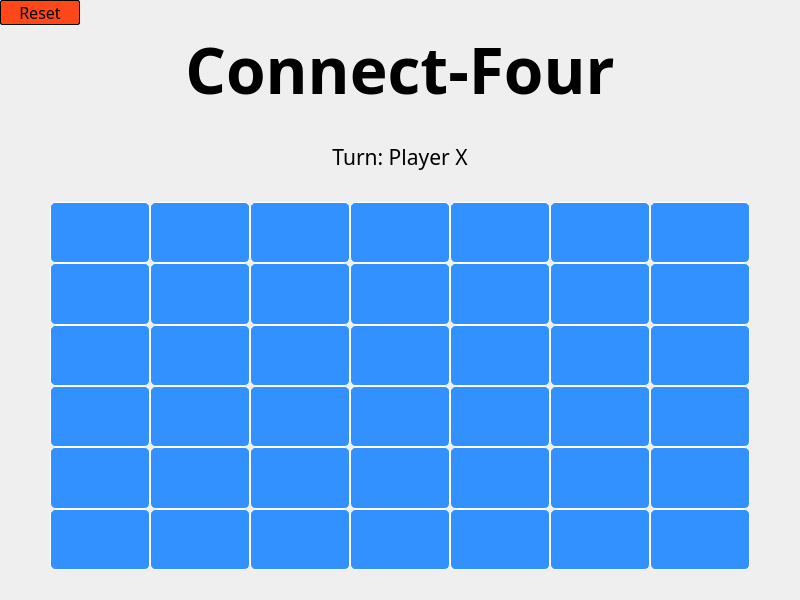
<?xml version="1.0" encoding="UTF-8"?>
<ui version="4.0">
 <class>Connect4</class>
 <widget class="QWidget" name="Connect4">
  <property name="geometry">
   <rect>
    <x>0</x>
    <y>0</y>
    <width>800</width>
    <height>600</height>
   </rect>
  </property>
  <property name="windowTitle">
   <string>Form</string>
  </property>
  <layout class="QVBoxLayout" name="verticalLayout">
   <property name="spacing">
    <number>0</number>
   </property>
   <property name="leftMargin">
    <number>0</number>
   </property>
   <property name="topMargin">
    <number>0</number>
   </property>
   <property name="rightMargin">
    <number>0</number>
   </property>
   <property name="bottomMargin">
    <number>0</number>
   </property>
   <item>
    <widget class="QPushButton" name="reset">
     <property name="sizePolicy">
      <sizepolicy hsizetype="Fixed" vsizetype="Fixed">
       <horstretch>0</horstretch>
       <verstretch>0</verstretch>
      </sizepolicy>
     </property>
     <property name="minimumSize">
      <size>
       <width>80</width>
       <height>24</height>
      </size>
     </property>
     <property name="font">
      <font>
       <family>Bahnschrift SemiLight SemiConde</family>
       <pointsize>12</pointsize>
      </font>
     </property>
     <property name="styleSheet">
      <string notr="true">QPushButton {
	background-color: rgb(255, 71, 25);
	border: 0.5px solid rgb(0, 0, 0);
	border-radius: 2px;
}

QPushButton:hover {
	background-color: rgb(255, 101, 29);
}</string>
     </property>
     <property name="text">
      <string>Reset</string>
     </property>
    </widget>
   </item>
   <item>
    <widget class="QLabel" name="label">
     <property name="sizePolicy">
      <sizepolicy hsizetype="Preferred" vsizetype="Fixed">
       <horstretch>0</horstretch>
       <verstretch>0</verstretch>
      </sizepolicy>
     </property>
     <property name="font">
      <font>
       <family>Agency FB</family>
       <pointsize>48</pointsize>
       <bold>true</bold>
      </font>
     </property>
     <property name="text">
      <string>Connect-Four</string>
     </property>
     <property name="alignment">
      <set>Qt::AlignCenter</set>
     </property>
    </widget>
   </item>
   <item>
    <widget class="QLabel" name="result">
     <property name="sizePolicy">
      <sizepolicy hsizetype="Preferred" vsizetype="Fixed">
       <horstretch>0</horstretch>
       <verstretch>0</verstretch>
      </sizepolicy>
     </property>
     <property name="font">
      <font>
       <family>Bahnschrift SemiLight SemiConde</family>
       <pointsize>16</pointsize>
      </font>
     </property>
     <property name="text">
      <string/>
     </property>
     <property name="alignment">
      <set>Qt::AlignCenter</set>
     </property>
     <property name="margin">
      <number>10</number>
     </property>
    </widget>
   </item>
   <item>
    <widget class="QLabel" name="turn">
     <property name="sizePolicy">
      <sizepolicy hsizetype="Preferred" vsizetype="Fixed">
       <horstretch>0</horstretch>
       <verstretch>0</verstretch>
      </sizepolicy>
     </property>
     <property name="font">
      <font>
       <family>Bahnschrift SemiLight SemiConde</family>
       <pointsize>16</pointsize>
      </font>
     </property>
     <property name="text">
      <string>Turn: Player X</string>
     </property>
     <property name="alignment">
      <set>Qt::AlignCenter</set>
     </property>
    </widget>
   </item>
   <item>
    <layout class="QGridLayout" name="gridLayout">
     <property name="leftMargin">
      <number>50</number>
     </property>
     <property name="topMargin">
      <number>30</number>
     </property>
     <property name="rightMargin">
      <number>50</number>
     </property>
     <property name="bottomMargin">
      <number>30</number>
     </property>
     <item row="6" column="2">
      <widget class="QPushButton" name="btn_grid42">
       <property name="sizePolicy">
        <sizepolicy hsizetype="Preferred" vsizetype="Preferred">
         <horstretch>0</horstretch>
         <verstretch>0</verstretch>
        </sizepolicy>
       </property>
       <property name="font">
        <font>
         <family>Segoe MDL2 Assets</family>
         <pointsize>24</pointsize>
        </font>
       </property>
       <property name="cursor">
        <cursorShape>PointingHandCursor</cursorShape>
       </property>
       <property name="styleSheet">
        <string notr="true">QPushButton {
	background-color: rgb(51, 145, 255);
	border: 1px solid rgb(255, 255, 255);
	border-radius: 5px;
}

QPushButton:hover {
	background-color: rgb(128, 187, 255);
}</string>
       </property>
       <property name="text">
        <string/>
       </property>
      </widget>
     </item>
     <item row="7" column="0">
      <widget class="QPushButton" name="btn_grid50">
       <property name="sizePolicy">
        <sizepolicy hsizetype="Preferred" vsizetype="Preferred">
         <horstretch>0</horstretch>
         <verstretch>0</verstretch>
        </sizepolicy>
       </property>
       <property name="font">
        <font>
         <family>Segoe MDL2 Assets</family>
         <pointsize>24</pointsize>
        </font>
       </property>
       <property name="cursor">
        <cursorShape>PointingHandCursor</cursorShape>
       </property>
       <property name="styleSheet">
        <string notr="true">QPushButton {
	background-color: rgb(51, 145, 255);
	border: 1px solid rgb(255, 255, 255);
	border-radius: 5px;
}

QPushButton:hover {
	background-color: rgb(128, 187, 255);
}</string>
       </property>
       <property name="text">
        <string/>
       </property>
      </widget>
     </item>
     <item row="4" column="3">
      <widget class="QPushButton" name="btn_grid23">
       <property name="sizePolicy">
        <sizepolicy hsizetype="Preferred" vsizetype="Preferred">
         <horstretch>0</horstretch>
         <verstretch>0</verstretch>
        </sizepolicy>
       </property>
       <property name="font">
        <font>
         <family>Segoe MDL2 Assets</family>
         <pointsize>24</pointsize>
        </font>
       </property>
       <property name="cursor">
        <cursorShape>PointingHandCursor</cursorShape>
       </property>
       <property name="styleSheet">
        <string notr="true">QPushButton {
	background-color: rgb(51, 145, 255);
	border: 1px solid rgb(255, 255, 255);
	border-radius: 5px;
}

QPushButton:hover {
	background-color: rgb(128, 187, 255);
}</string>
       </property>
       <property name="text">
        <string/>
       </property>
      </widget>
     </item>
     <item row="4" column="6">
      <widget class="QPushButton" name="btn_grid25">
       <property name="sizePolicy">
        <sizepolicy hsizetype="Preferred" vsizetype="Preferred">
         <horstretch>0</horstretch>
         <verstretch>0</verstretch>
        </sizepolicy>
       </property>
       <property name="font">
        <font>
         <family>Segoe MDL2 Assets</family>
         <pointsize>24</pointsize>
        </font>
       </property>
       <property name="cursor">
        <cursorShape>PointingHandCursor</cursorShape>
       </property>
       <property name="styleSheet">
        <string notr="true">QPushButton {
	background-color: rgb(51, 145, 255);
	border: 1px solid rgb(255, 255, 255);
	border-radius: 5px;
}

QPushButton:hover {
	background-color: rgb(128, 187, 255);
}</string>
       </property>
       <property name="text">
        <string/>
       </property>
      </widget>
     </item>
     <item row="7" column="5">
      <widget class="QPushButton" name="btn_grid54">
       <property name="sizePolicy">
        <sizepolicy hsizetype="Preferred" vsizetype="Preferred">
         <horstretch>0</horstretch>
         <verstretch>0</verstretch>
        </sizepolicy>
       </property>
       <property name="font">
        <font>
         <family>Segoe MDL2 Assets</family>
         <pointsize>24</pointsize>
        </font>
       </property>
       <property name="cursor">
        <cursorShape>PointingHandCursor</cursorShape>
       </property>
       <property name="styleSheet">
        <string notr="true">QPushButton {
	background-color: rgb(51, 145, 255);
	border: 1px solid rgb(255, 255, 255);
	border-radius: 5px;
}

QPushButton:hover {
	background-color: rgb(128, 187, 255);
}</string>
       </property>
       <property name="text">
        <string/>
       </property>
      </widget>
     </item>
     <item row="7" column="3">
      <widget class="QPushButton" name="btn_grid53">
       <property name="sizePolicy">
        <sizepolicy hsizetype="Preferred" vsizetype="Preferred">
         <horstretch>0</horstretch>
         <verstretch>0</verstretch>
        </sizepolicy>
       </property>
       <property name="font">
        <font>
         <family>Segoe MDL2 Assets</family>
         <pointsize>24</pointsize>
        </font>
       </property>
       <property name="cursor">
        <cursorShape>PointingHandCursor</cursorShape>
       </property>
       <property name="styleSheet">
        <string notr="true">QPushButton {
	background-color: rgb(51, 145, 255);
	border: 1px solid rgb(255, 255, 255);
	border-radius: 5px;
}

QPushButton:hover {
	background-color: rgb(128, 187, 255);
}</string>
       </property>
       <property name="text">
        <string/>
       </property>
      </widget>
     </item>
     <item row="4" column="5">
      <widget class="QPushButton" name="btn_grid24">
       <property name="sizePolicy">
        <sizepolicy hsizetype="Preferred" vsizetype="Preferred">
         <horstretch>0</horstretch>
         <verstretch>0</verstretch>
        </sizepolicy>
       </property>
       <property name="font">
        <font>
         <family>Segoe MDL2 Assets</family>
         <pointsize>24</pointsize>
        </font>
       </property>
       <property name="cursor">
        <cursorShape>PointingHandCursor</cursorShape>
       </property>
       <property name="styleSheet">
        <string notr="true">QPushButton {
	background-color: rgb(51, 145, 255);
	border: 1px solid rgb(255, 255, 255);
	border-radius: 5px;
}

QPushButton:hover {
	background-color: rgb(128, 187, 255);
}</string>
       </property>
       <property name="text">
        <string/>
       </property>
      </widget>
     </item>
     <item row="6" column="3">
      <widget class="QPushButton" name="btn_grid43">
       <property name="sizePolicy">
        <sizepolicy hsizetype="Preferred" vsizetype="Preferred">
         <horstretch>0</horstretch>
         <verstretch>0</verstretch>
        </sizepolicy>
       </property>
       <property name="font">
        <font>
         <family>Segoe MDL2 Assets</family>
         <pointsize>24</pointsize>
        </font>
       </property>
       <property name="cursor">
        <cursorShape>PointingHandCursor</cursorShape>
       </property>
       <property name="styleSheet">
        <string notr="true">QPushButton {
	background-color: rgb(51, 145, 255);
	border: 1px solid rgb(255, 255, 255);
	border-radius: 5px;
}

QPushButton:hover {
	background-color: rgb(128, 187, 255);
}</string>
       </property>
       <property name="text">
        <string/>
       </property>
      </widget>
     </item>
     <item row="0" column="0">
      <widget class="QPushButton" name="btn_grid00">
       <property name="sizePolicy">
        <sizepolicy hsizetype="Preferred" vsizetype="Preferred">
         <horstretch>0</horstretch>
         <verstretch>0</verstretch>
        </sizepolicy>
       </property>
       <property name="font">
        <font>
         <family>Segoe MDL2 Assets</family>
         <pointsize>24</pointsize>
        </font>
       </property>
       <property name="cursor">
        <cursorShape>PointingHandCursor</cursorShape>
       </property>
       <property name="styleSheet">
        <string notr="true">QPushButton {
	background-color: rgb(51, 145, 255);
	border: 1px solid rgb(255, 255, 255);
	border-radius: 5px;
}

QPushButton:hover {
	background-color: rgb(128, 187, 255);
}</string>
       </property>
       <property name="text">
        <string/>
       </property>
      </widget>
     </item>
     <item row="4" column="2">
      <widget class="QPushButton" name="btn_grid22">
       <property name="sizePolicy">
        <sizepolicy hsizetype="Preferred" vsizetype="Preferred">
         <horstretch>0</horstretch>
         <verstretch>0</verstretch>
        </sizepolicy>
       </property>
       <property name="font">
        <font>
         <family>Segoe MDL2 Assets</family>
         <pointsize>24</pointsize>
        </font>
       </property>
       <property name="cursor">
        <cursorShape>PointingHandCursor</cursorShape>
       </property>
       <property name="styleSheet">
        <string notr="true">QPushButton {
	background-color: rgb(51, 145, 255);
	border: 1px solid rgb(255, 255, 255);
	border-radius: 5px;
}

QPushButton:hover {
	background-color: rgb(128, 187, 255);
}</string>
       </property>
       <property name="text">
        <string/>
       </property>
      </widget>
     </item>
     <item row="7" column="6">
      <widget class="QPushButton" name="btn_grid55">
       <property name="sizePolicy">
        <sizepolicy hsizetype="Preferred" vsizetype="Preferred">
         <horstretch>0</horstretch>
         <verstretch>0</verstretch>
        </sizepolicy>
       </property>
       <property name="font">
        <font>
         <family>Segoe MDL2 Assets</family>
         <pointsize>24</pointsize>
        </font>
       </property>
       <property name="cursor">
        <cursorShape>PointingHandCursor</cursorShape>
       </property>
       <property name="styleSheet">
        <string notr="true">QPushButton {
	background-color: rgb(51, 145, 255);
	border: 1px solid rgb(255, 255, 255);
	border-radius: 5px;
}

QPushButton:hover {
	background-color: rgb(128, 187, 255);
}</string>
       </property>
       <property name="text">
        <string/>
       </property>
      </widget>
     </item>
     <item row="4" column="7">
      <widget class="QPushButton" name="btn_grid26">
       <property name="sizePolicy">
        <sizepolicy hsizetype="Preferred" vsizetype="Preferred">
         <horstretch>0</horstretch>
         <verstretch>0</verstretch>
        </sizepolicy>
       </property>
       <property name="font">
        <font>
         <family>Segoe MDL2 Assets</family>
         <pointsize>24</pointsize>
        </font>
       </property>
       <property name="cursor">
        <cursorShape>PointingHandCursor</cursorShape>
       </property>
       <property name="styleSheet">
        <string notr="true">QPushButton {
	background-color: rgb(51, 145, 255);
	border: 1px solid rgb(255, 255, 255);
	border-radius: 5px;
}

QPushButton:hover {
	background-color: rgb(128, 187, 255);
}</string>
       </property>
       <property name="text">
        <string/>
       </property>
      </widget>
     </item>
     <item row="4" column="1">
      <widget class="QPushButton" name="btn_grid21">
       <property name="sizePolicy">
        <sizepolicy hsizetype="Preferred" vsizetype="Preferred">
         <horstretch>0</horstretch>
         <verstretch>0</verstretch>
        </sizepolicy>
       </property>
       <property name="font">
        <font>
         <family>Segoe MDL2 Assets</family>
         <pointsize>24</pointsize>
        </font>
       </property>
       <property name="cursor">
        <cursorShape>PointingHandCursor</cursorShape>
       </property>
       <property name="styleSheet">
        <string notr="true">QPushButton {
	background-color: rgb(51, 145, 255);
	border: 1px solid rgb(255, 255, 255);
	border-radius: 5px;
}

QPushButton:hover {
	background-color: rgb(128, 187, 255);
}</string>
       </property>
       <property name="text">
        <string/>
       </property>
      </widget>
     </item>
     <item row="7" column="1">
      <widget class="QPushButton" name="btn_grid51">
       <property name="sizePolicy">
        <sizepolicy hsizetype="Preferred" vsizetype="Preferred">
         <horstretch>0</horstretch>
         <verstretch>0</verstretch>
        </sizepolicy>
       </property>
       <property name="font">
        <font>
         <family>Segoe MDL2 Assets</family>
         <pointsize>24</pointsize>
        </font>
       </property>
       <property name="cursor">
        <cursorShape>PointingHandCursor</cursorShape>
       </property>
       <property name="styleSheet">
        <string notr="true">QPushButton {
	background-color: rgb(51, 145, 255);
	border: 1px solid rgb(255, 255, 255);
	border-radius: 5px;
}

QPushButton:hover {
	background-color: rgb(128, 187, 255);
}</string>
       </property>
       <property name="text">
        <string/>
       </property>
      </widget>
     </item>
     <item row="6" column="1">
      <widget class="QPushButton" name="btn_grid41">
       <property name="sizePolicy">
        <sizepolicy hsizetype="Preferred" vsizetype="Preferred">
         <horstretch>0</horstretch>
         <verstretch>0</verstretch>
        </sizepolicy>
       </property>
       <property name="font">
        <font>
         <family>Segoe MDL2 Assets</family>
         <pointsize>24</pointsize>
        </font>
       </property>
       <property name="cursor">
        <cursorShape>PointingHandCursor</cursorShape>
       </property>
       <property name="styleSheet">
        <string notr="true">QPushButton {
	background-color: rgb(51, 145, 255);
	border: 1px solid rgb(255, 255, 255);
	border-radius: 5px;
}

QPushButton:hover {
	background-color: rgb(128, 187, 255);
}</string>
       </property>
       <property name="text">
        <string/>
       </property>
      </widget>
     </item>
     <item row="6" column="0">
      <widget class="QPushButton" name="btn_grid40">
       <property name="sizePolicy">
        <sizepolicy hsizetype="Preferred" vsizetype="Preferred">
         <horstretch>0</horstretch>
         <verstretch>0</verstretch>
        </sizepolicy>
       </property>
       <property name="font">
        <font>
         <family>Segoe MDL2 Assets</family>
         <pointsize>24</pointsize>
        </font>
       </property>
       <property name="cursor">
        <cursorShape>PointingHandCursor</cursorShape>
       </property>
       <property name="styleSheet">
        <string notr="true">QPushButton {
	background-color: rgb(51, 145, 255);
	border: 1px solid rgb(255, 255, 255);
	border-radius: 5px;
}

QPushButton:hover {
	background-color: rgb(128, 187, 255);
}</string>
       </property>
       <property name="text">
        <string/>
       </property>
      </widget>
     </item>
     <item row="4" column="0">
      <widget class="QPushButton" name="btn_grid20">
       <property name="sizePolicy">
        <sizepolicy hsizetype="Preferred" vsizetype="Preferred">
         <horstretch>0</horstretch>
         <verstretch>0</verstretch>
        </sizepolicy>
       </property>
       <property name="font">
        <font>
         <family>Segoe MDL2 Assets</family>
         <pointsize>24</pointsize>
        </font>
       </property>
       <property name="cursor">
        <cursorShape>PointingHandCursor</cursorShape>
       </property>
       <property name="styleSheet">
        <string notr="true">QPushButton {
	background-color: rgb(51, 145, 255);
	border: 1px solid rgb(255, 255, 255);
	border-radius: 5px;
}

QPushButton:hover {
	background-color: rgb(128, 187, 255);
}</string>
       </property>
       <property name="text">
        <string/>
       </property>
      </widget>
     </item>
     <item row="3" column="1">
      <widget class="QPushButton" name="btn_grid11">
       <property name="sizePolicy">
        <sizepolicy hsizetype="Preferred" vsizetype="Preferred">
         <horstretch>0</horstretch>
         <verstretch>0</verstretch>
        </sizepolicy>
       </property>
       <property name="font">
        <font>
         <family>Segoe MDL2 Assets</family>
         <pointsize>24</pointsize>
        </font>
       </property>
       <property name="cursor">
        <cursorShape>PointingHandCursor</cursorShape>
       </property>
       <property name="styleSheet">
        <string notr="true">QPushButton {
	background-color: rgb(51, 145, 255);
	border: 1px solid rgb(255, 255, 255);
	border-radius: 5px;
}

QPushButton:hover {
	background-color: rgb(128, 187, 255);
}</string>
       </property>
       <property name="text">
        <string/>
       </property>
      </widget>
     </item>
     <item row="7" column="2">
      <widget class="QPushButton" name="btn_grid52">
       <property name="sizePolicy">
        <sizepolicy hsizetype="Preferred" vsizetype="Preferred">
         <horstretch>0</horstretch>
         <verstretch>0</verstretch>
        </sizepolicy>
       </property>
       <property name="font">
        <font>
         <family>Segoe MDL2 Assets</family>
         <pointsize>24</pointsize>
        </font>
       </property>
       <property name="cursor">
        <cursorShape>PointingHandCursor</cursorShape>
       </property>
       <property name="styleSheet">
        <string notr="true">QPushButton {
	background-color: rgb(51, 145, 255);
	border: 1px solid rgb(255, 255, 255);
	border-radius: 5px;
}

QPushButton:hover {
	background-color: rgb(128, 187, 255);
}</string>
       </property>
       <property name="text">
        <string/>
       </property>
      </widget>
     </item>
     <item row="5" column="0">
      <widget class="QPushButton" name="btn_grid30">
       <property name="sizePolicy">
        <sizepolicy hsizetype="Preferred" vsizetype="Preferred">
         <horstretch>0</horstretch>
         <verstretch>0</verstretch>
        </sizepolicy>
       </property>
       <property name="font">
        <font>
         <family>Segoe MDL2 Assets</family>
         <pointsize>24</pointsize>
        </font>
       </property>
       <property name="cursor">
        <cursorShape>PointingHandCursor</cursorShape>
       </property>
       <property name="styleSheet">
        <string notr="true">QPushButton {
	background-color: rgb(51, 145, 255);
	border: 1px solid rgb(255, 255, 255);
	border-radius: 5px;
}

QPushButton:hover {
	background-color: rgb(128, 187, 255);
}</string>
       </property>
       <property name="text">
        <string/>
       </property>
      </widget>
     </item>
     <item row="3" column="0">
      <widget class="QPushButton" name="btn_grid10">
       <property name="sizePolicy">
        <sizepolicy hsizetype="Preferred" vsizetype="Preferred">
         <horstretch>0</horstretch>
         <verstretch>0</verstretch>
        </sizepolicy>
       </property>
       <property name="font">
        <font>
         <family>Segoe MDL2 Assets</family>
         <pointsize>24</pointsize>
        </font>
       </property>
       <property name="cursor">
        <cursorShape>PointingHandCursor</cursorShape>
       </property>
       <property name="styleSheet">
        <string notr="true">QPushButton {
	background-color: rgb(51, 145, 255);
	border: 1px solid rgb(255, 255, 255);
	border-radius: 5px;
}

QPushButton:hover {
	background-color: rgb(128, 187, 255);
}</string>
       </property>
       <property name="text">
        <string/>
       </property>
      </widget>
     </item>
     <item row="7" column="7">
      <widget class="QPushButton" name="btn_grid56">
       <property name="sizePolicy">
        <sizepolicy hsizetype="Preferred" vsizetype="Preferred">
         <horstretch>0</horstretch>
         <verstretch>0</verstretch>
        </sizepolicy>
       </property>
       <property name="font">
        <font>
         <family>Segoe MDL2 Assets</family>
         <pointsize>24</pointsize>
        </font>
       </property>
       <property name="cursor">
        <cursorShape>PointingHandCursor</cursorShape>
       </property>
       <property name="styleSheet">
        <string notr="true">QPushButton {
	background-color: rgb(51, 145, 255);
	border: 1px solid rgb(255, 255, 255);
	border-radius: 5px;
}

QPushButton:hover {
	background-color: rgb(128, 187, 255);
}</string>
       </property>
       <property name="text">
        <string/>
       </property>
      </widget>
     </item>
     <item row="6" column="5">
      <widget class="QPushButton" name="btn_grid44">
       <property name="sizePolicy">
        <sizepolicy hsizetype="Preferred" vsizetype="Preferred">
         <horstretch>0</horstretch>
         <verstretch>0</verstretch>
        </sizepolicy>
       </property>
       <property name="font">
        <font>
         <family>Segoe MDL2 Assets</family>
         <pointsize>24</pointsize>
        </font>
       </property>
       <property name="cursor">
        <cursorShape>PointingHandCursor</cursorShape>
       </property>
       <property name="styleSheet">
        <string notr="true">QPushButton {
	background-color: rgb(51, 145, 255);
	border: 1px solid rgb(255, 255, 255);
	border-radius: 5px;
}

QPushButton:hover {
	background-color: rgb(128, 187, 255);
}</string>
       </property>
       <property name="text">
        <string/>
       </property>
      </widget>
     </item>
     <item row="5" column="5">
      <widget class="QPushButton" name="btn_grid34">
       <property name="sizePolicy">
        <sizepolicy hsizetype="Preferred" vsizetype="Preferred">
         <horstretch>0</horstretch>
         <verstretch>0</verstretch>
        </sizepolicy>
       </property>
       <property name="font">
        <font>
         <family>Segoe MDL2 Assets</family>
         <pointsize>24</pointsize>
        </font>
       </property>
       <property name="cursor">
        <cursorShape>PointingHandCursor</cursorShape>
       </property>
       <property name="styleSheet">
        <string notr="true">QPushButton {
	background-color: rgb(51, 145, 255);
	border: 1px solid rgb(255, 255, 255);
	border-radius: 5px;
}

QPushButton:hover {
	background-color: rgb(128, 187, 255);
}</string>
       </property>
       <property name="text">
        <string/>
       </property>
      </widget>
     </item>
     <item row="6" column="6">
      <widget class="QPushButton" name="btn_grid45">
       <property name="sizePolicy">
        <sizepolicy hsizetype="Preferred" vsizetype="Preferred">
         <horstretch>0</horstretch>
         <verstretch>0</verstretch>
        </sizepolicy>
       </property>
       <property name="font">
        <font>
         <family>Segoe MDL2 Assets</family>
         <pointsize>24</pointsize>
        </font>
       </property>
       <property name="cursor">
        <cursorShape>PointingHandCursor</cursorShape>
       </property>
       <property name="styleSheet">
        <string notr="true">QPushButton {
	background-color: rgb(51, 145, 255);
	border: 1px solid rgb(255, 255, 255);
	border-radius: 5px;
}

QPushButton:hover {
	background-color: rgb(128, 187, 255);
}</string>
       </property>
       <property name="text">
        <string/>
       </property>
      </widget>
     </item>
     <item row="6" column="7">
      <widget class="QPushButton" name="btn_grid46">
       <property name="sizePolicy">
        <sizepolicy hsizetype="Preferred" vsizetype="Preferred">
         <horstretch>0</horstretch>
         <verstretch>0</verstretch>
        </sizepolicy>
       </property>
       <property name="font">
        <font>
         <family>Segoe MDL2 Assets</family>
         <pointsize>24</pointsize>
        </font>
       </property>
       <property name="cursor">
        <cursorShape>PointingHandCursor</cursorShape>
       </property>
       <property name="styleSheet">
        <string notr="true">QPushButton {
	background-color: rgb(51, 145, 255);
	border: 1px solid rgb(255, 255, 255);
	border-radius: 5px;
}

QPushButton:hover {
	background-color: rgb(128, 187, 255);
}</string>
       </property>
       <property name="text">
        <string/>
       </property>
      </widget>
     </item>
     <item row="5" column="2">
      <widget class="QPushButton" name="btn_grid32">
       <property name="sizePolicy">
        <sizepolicy hsizetype="Preferred" vsizetype="Preferred">
         <horstretch>0</horstretch>
         <verstretch>0</verstretch>
        </sizepolicy>
       </property>
       <property name="font">
        <font>
         <family>Segoe MDL2 Assets</family>
         <pointsize>24</pointsize>
        </font>
       </property>
       <property name="cursor">
        <cursorShape>PointingHandCursor</cursorShape>
       </property>
       <property name="styleSheet">
        <string notr="true">QPushButton {
	background-color: rgb(51, 145, 255);
	border: 1px solid rgb(255, 255, 255);
	border-radius: 5px;
}

QPushButton:hover {
	background-color: rgb(128, 187, 255);
}</string>
       </property>
       <property name="text">
        <string/>
       </property>
      </widget>
     </item>
     <item row="5" column="1">
      <widget class="QPushButton" name="btn_grid31">
       <property name="sizePolicy">
        <sizepolicy hsizetype="Preferred" vsizetype="Preferred">
         <horstretch>0</horstretch>
         <verstretch>0</verstretch>
        </sizepolicy>
       </property>
       <property name="font">
        <font>
         <family>Segoe MDL2 Assets</family>
         <pointsize>24</pointsize>
        </font>
       </property>
       <property name="cursor">
        <cursorShape>PointingHandCursor</cursorShape>
       </property>
       <property name="styleSheet">
        <string notr="true">QPushButton {
	background-color: rgb(51, 145, 255);
	border: 1px solid rgb(255, 255, 255);
	border-radius: 5px;
}

QPushButton:hover {
	background-color: rgb(128, 187, 255);
}</string>
       </property>
       <property name="text">
        <string/>
       </property>
      </widget>
     </item>
     <item row="5" column="3">
      <widget class="QPushButton" name="btn_grid33">
       <property name="sizePolicy">
        <sizepolicy hsizetype="Preferred" vsizetype="Preferred">
         <horstretch>0</horstretch>
         <verstretch>0</verstretch>
        </sizepolicy>
       </property>
       <property name="font">
        <font>
         <family>Segoe MDL2 Assets</family>
         <pointsize>24</pointsize>
        </font>
       </property>
       <property name="cursor">
        <cursorShape>PointingHandCursor</cursorShape>
       </property>
       <property name="styleSheet">
        <string notr="true">QPushButton {
	background-color: rgb(51, 145, 255);
	border: 1px solid rgb(255, 255, 255);
	border-radius: 5px;
}

QPushButton:hover {
	background-color: rgb(128, 187, 255);
}</string>
       </property>
       <property name="text">
        <string/>
       </property>
      </widget>
     </item>
     <item row="5" column="6">
      <widget class="QPushButton" name="btn_grid35">
       <property name="sizePolicy">
        <sizepolicy hsizetype="Preferred" vsizetype="Preferred">
         <horstretch>0</horstretch>
         <verstretch>0</verstretch>
        </sizepolicy>
       </property>
       <property name="font">
        <font>
         <family>Segoe MDL2 Assets</family>
         <pointsize>24</pointsize>
        </font>
       </property>
       <property name="cursor">
        <cursorShape>PointingHandCursor</cursorShape>
       </property>
       <property name="styleSheet">
        <string notr="true">QPushButton {
	background-color: rgb(51, 145, 255);
	border: 1px solid rgb(255, 255, 255);
	border-radius: 5px;
}

QPushButton:hover {
	background-color: rgb(128, 187, 255);
}</string>
       </property>
       <property name="text">
        <string/>
       </property>
      </widget>
     </item>
     <item row="5" column="7">
      <widget class="QPushButton" name="btn_grid36">
       <property name="sizePolicy">
        <sizepolicy hsizetype="Preferred" vsizetype="Preferred">
         <horstretch>0</horstretch>
         <verstretch>0</verstretch>
        </sizepolicy>
       </property>
       <property name="font">
        <font>
         <family>Segoe MDL2 Assets</family>
         <pointsize>24</pointsize>
        </font>
       </property>
       <property name="cursor">
        <cursorShape>PointingHandCursor</cursorShape>
       </property>
       <property name="styleSheet">
        <string notr="true">QPushButton {
	background-color: rgb(51, 145, 255);
	border: 1px solid rgb(255, 255, 255);
	border-radius: 5px;
}

QPushButton:hover {
	background-color: rgb(128, 187, 255);
}</string>
       </property>
       <property name="text">
        <string/>
       </property>
      </widget>
     </item>
     <item row="3" column="2">
      <widget class="QPushButton" name="btn_grid12">
       <property name="sizePolicy">
        <sizepolicy hsizetype="Preferred" vsizetype="Preferred">
         <horstretch>0</horstretch>
         <verstretch>0</verstretch>
        </sizepolicy>
       </property>
       <property name="font">
        <font>
         <family>Segoe MDL2 Assets</family>
         <pointsize>24</pointsize>
        </font>
       </property>
       <property name="cursor">
        <cursorShape>PointingHandCursor</cursorShape>
       </property>
       <property name="styleSheet">
        <string notr="true">QPushButton {
	background-color: rgb(51, 145, 255);
	border: 1px solid rgb(255, 255, 255);
	border-radius: 5px;
}

QPushButton:hover {
	background-color: rgb(128, 187, 255);
}</string>
       </property>
       <property name="text">
        <string/>
       </property>
      </widget>
     </item>
     <item row="3" column="3">
      <widget class="QPushButton" name="btn_grid13">
       <property name="sizePolicy">
        <sizepolicy hsizetype="Preferred" vsizetype="Preferred">
         <horstretch>0</horstretch>
         <verstretch>0</verstretch>
        </sizepolicy>
       </property>
       <property name="font">
        <font>
         <family>Segoe MDL2 Assets</family>
         <pointsize>24</pointsize>
        </font>
       </property>
       <property name="cursor">
        <cursorShape>PointingHandCursor</cursorShape>
       </property>
       <property name="styleSheet">
        <string notr="true">QPushButton {
	background-color: rgb(51, 145, 255);
	border: 1px solid rgb(255, 255, 255);
	border-radius: 5px;
}

QPushButton:hover {
	background-color: rgb(128, 187, 255);
}</string>
       </property>
       <property name="text">
        <string/>
       </property>
      </widget>
     </item>
     <item row="0" column="1">
      <widget class="QPushButton" name="btn_grid01">
       <property name="sizePolicy">
        <sizepolicy hsizetype="Preferred" vsizetype="Preferred">
         <horstretch>0</horstretch>
         <verstretch>0</verstretch>
        </sizepolicy>
       </property>
       <property name="font">
        <font>
         <family>Segoe MDL2 Assets</family>
         <pointsize>24</pointsize>
        </font>
       </property>
       <property name="cursor">
        <cursorShape>PointingHandCursor</cursorShape>
       </property>
       <property name="styleSheet">
        <string notr="true">QPushButton {
	background-color: rgb(51, 145, 255);
	border: 1px solid rgb(255, 255, 255);
	border-radius: 5px;
}

QPushButton:hover {
	background-color: rgb(128, 187, 255);
}</string>
       </property>
       <property name="text">
        <string/>
       </property>
      </widget>
     </item>
     <item row="0" column="5">
      <widget class="QPushButton" name="btn_grid04">
       <property name="sizePolicy">
        <sizepolicy hsizetype="Preferred" vsizetype="Preferred">
         <horstretch>0</horstretch>
         <verstretch>0</verstretch>
        </sizepolicy>
       </property>
       <property name="font">
        <font>
         <family>Segoe MDL2 Assets</family>
         <pointsize>24</pointsize>
        </font>
       </property>
       <property name="cursor">
        <cursorShape>PointingHandCursor</cursorShape>
       </property>
       <property name="styleSheet">
        <string notr="true">QPushButton {
	background-color: rgb(51, 145, 255);
	border: 1px solid rgb(255, 255, 255);
	border-radius: 5px;
}

QPushButton:hover {
	background-color: rgb(128, 187, 255);
}</string>
       </property>
       <property name="text">
        <string/>
       </property>
      </widget>
     </item>
     <item row="0" column="2">
      <widget class="QPushButton" name="btn_grid02">
       <property name="sizePolicy">
        <sizepolicy hsizetype="Preferred" vsizetype="Preferred">
         <horstretch>0</horstretch>
         <verstretch>0</verstretch>
        </sizepolicy>
       </property>
       <property name="font">
        <font>
         <family>Segoe MDL2 Assets</family>
         <pointsize>24</pointsize>
        </font>
       </property>
       <property name="cursor">
        <cursorShape>PointingHandCursor</cursorShape>
       </property>
       <property name="styleSheet">
        <string notr="true">QPushButton {
	background-color: rgb(51, 145, 255);
	border: 1px solid rgb(255, 255, 255);
	border-radius: 5px;
}

QPushButton:hover {
	background-color: rgb(128, 187, 255);
}</string>
       </property>
       <property name="text">
        <string/>
       </property>
      </widget>
     </item>
     <item row="0" column="3">
      <widget class="QPushButton" name="btn_grid03">
       <property name="sizePolicy">
        <sizepolicy hsizetype="Preferred" vsizetype="Preferred">
         <horstretch>0</horstretch>
         <verstretch>0</verstretch>
        </sizepolicy>
       </property>
       <property name="font">
        <font>
         <family>Segoe MDL2 Assets</family>
         <pointsize>24</pointsize>
        </font>
       </property>
       <property name="cursor">
        <cursorShape>PointingHandCursor</cursorShape>
       </property>
       <property name="styleSheet">
        <string notr="true">QPushButton {
	background-color: rgb(51, 145, 255);
	border: 1px solid rgb(255, 255, 255);
	border-radius: 5px;
}

QPushButton:hover {
	background-color: rgb(128, 187, 255);
}</string>
       </property>
       <property name="text">
        <string/>
       </property>
      </widget>
     </item>
     <item row="0" column="6">
      <widget class="QPushButton" name="btn_grid05">
       <property name="sizePolicy">
        <sizepolicy hsizetype="Preferred" vsizetype="Preferred">
         <horstretch>0</horstretch>
         <verstretch>0</verstretch>
        </sizepolicy>
       </property>
       <property name="font">
        <font>
         <family>Segoe MDL2 Assets</family>
         <pointsize>24</pointsize>
        </font>
       </property>
       <property name="cursor">
        <cursorShape>PointingHandCursor</cursorShape>
       </property>
       <property name="styleSheet">
        <string notr="true">QPushButton {
	background-color: rgb(51, 145, 255);
	border: 1px solid rgb(255, 255, 255);
	border-radius: 5px;
}

QPushButton:hover {
	background-color: rgb(128, 187, 255);
}</string>
       </property>
       <property name="text">
        <string/>
       </property>
      </widget>
     </item>
     <item row="0" column="7">
      <widget class="QPushButton" name="btn_grid06">
       <property name="sizePolicy">
        <sizepolicy hsizetype="Preferred" vsizetype="Preferred">
         <horstretch>0</horstretch>
         <verstretch>0</verstretch>
        </sizepolicy>
       </property>
       <property name="font">
        <font>
         <family>Segoe MDL2 Assets</family>
         <pointsize>24</pointsize>
        </font>
       </property>
       <property name="cursor">
        <cursorShape>PointingHandCursor</cursorShape>
       </property>
       <property name="styleSheet">
        <string notr="true">QPushButton {
	background-color: rgb(51, 145, 255);
	border: 1px solid rgb(255, 255, 255);
	border-radius: 5px;
}

QPushButton:hover {
	background-color: rgb(128, 187, 255);
}</string>
       </property>
       <property name="text">
        <string/>
       </property>
      </widget>
     </item>
     <item row="3" column="5">
      <widget class="QPushButton" name="btn_grid14">
       <property name="sizePolicy">
        <sizepolicy hsizetype="Preferred" vsizetype="Preferred">
         <horstretch>0</horstretch>
         <verstretch>0</verstretch>
        </sizepolicy>
       </property>
       <property name="font">
        <font>
         <family>Segoe MDL2 Assets</family>
         <pointsize>24</pointsize>
        </font>
       </property>
       <property name="cursor">
        <cursorShape>PointingHandCursor</cursorShape>
       </property>
       <property name="styleSheet">
        <string notr="true">QPushButton {
	background-color: rgb(51, 145, 255);
	border: 1px solid rgb(255, 255, 255);
	border-radius: 5px;
}

QPushButton:hover {
	background-color: rgb(128, 187, 255);
}</string>
       </property>
       <property name="text">
        <string/>
       </property>
      </widget>
     </item>
     <item row="3" column="6">
      <widget class="QPushButton" name="btn_grid15">
       <property name="sizePolicy">
        <sizepolicy hsizetype="Preferred" vsizetype="Preferred">
         <horstretch>0</horstretch>
         <verstretch>0</verstretch>
        </sizepolicy>
       </property>
       <property name="font">
        <font>
         <family>Segoe MDL2 Assets</family>
         <pointsize>24</pointsize>
        </font>
       </property>
       <property name="cursor">
        <cursorShape>PointingHandCursor</cursorShape>
       </property>
       <property name="styleSheet">
        <string notr="true">QPushButton {
	background-color: rgb(51, 145, 255);
	border: 1px solid rgb(255, 255, 255);
	border-radius: 5px;
}

QPushButton:hover {
	background-color: rgb(128, 187, 255);
}</string>
       </property>
       <property name="text">
        <string/>
       </property>
      </widget>
     </item>
     <item row="3" column="7">
      <widget class="QPushButton" name="btn_grid16">
       <property name="sizePolicy">
        <sizepolicy hsizetype="Preferred" vsizetype="Preferred">
         <horstretch>0</horstretch>
         <verstretch>0</verstretch>
        </sizepolicy>
       </property>
       <property name="font">
        <font>
         <family>Segoe MDL2 Assets</family>
         <pointsize>24</pointsize>
        </font>
       </property>
       <property name="cursor">
        <cursorShape>PointingHandCursor</cursorShape>
       </property>
       <property name="styleSheet">
        <string notr="true">QPushButton {
	background-color: rgb(51, 145, 255);
	border: 1px solid rgb(255, 255, 255);
	border-radius: 5px;
}

QPushButton:hover {
	background-color: rgb(128, 187, 255);
}</string>
       </property>
       <property name="text">
        <string/>
       </property>
      </widget>
     </item>
    </layout>
   </item>
  </layout>
 </widget>
 <resources/>
 <connections/>
</ui>
